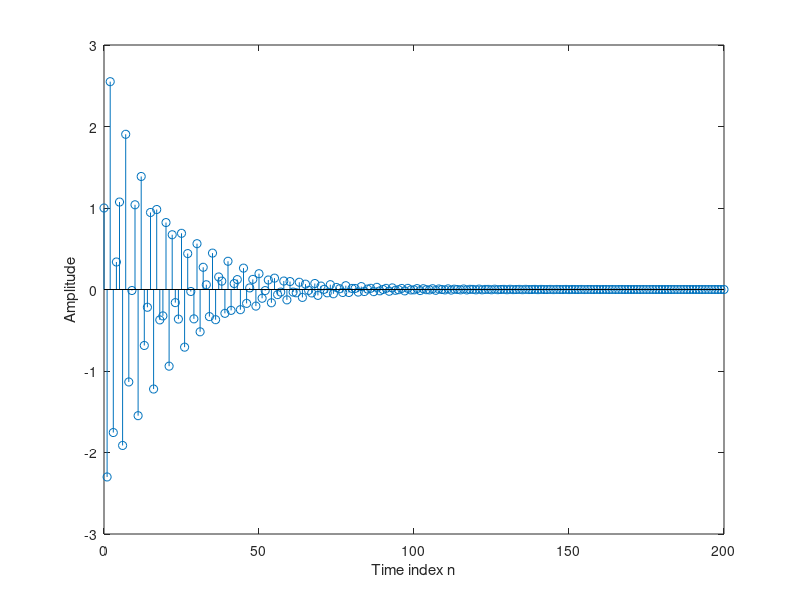

The MATLAB script that drew this image:
% Program Exp5_4
% Stability test based on the sum of the absolute 
% values of the impulse response samples

% Clear the current figure
clf;

% Define the numerator and denominator coefficients of the system
num = [1 -0.8]; 
den = [1 1.5  0.9];

% Set the number of samples for computing the impulse response
N = 200;

% Calculate the impulse response of the system
h = impz(num, den, N+1);

% Initialize a variable to accumulate the sum of absolute values
parsum = 0;

% Iterate through the impulse response samples
for k = 1:N+1
    
    % Accumulate the absolute values
    parsum = parsum + abs(h(k));
    
    % Check if the absolute value of h(k) is below a threshold
    if abs(h(k)) < 10^(-6)
        break; % Exit the loop if convergence is reached
    end
end

% Plot the impulse response
n = 0:N;
stem(n, h)
xlabel('Time index n');
ylabel('Amplitude');

% Print the value of abs(h(k)) to indicate convergence
disp('Value =');
disp(abs(h(k)));
